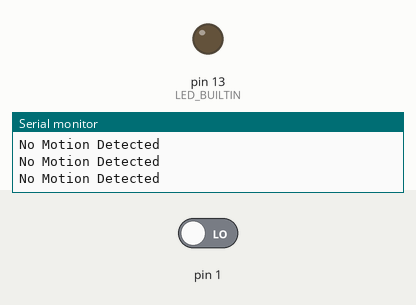
Recording of a sketch running on a simulated Arduino Uno, built for the host (arithmetic inside an expression is 32-bit, double 64-bit). Parts: output pins drawn as LEDs (lit = HIGH), the last lines printed to the serial monitor. Inputs (shaded band) come from the test bench; at power-on: pin 1 LOW.

Above: at 2.8 s.
2.9 s: pin 1 driven HIGH
At 3.6 s:
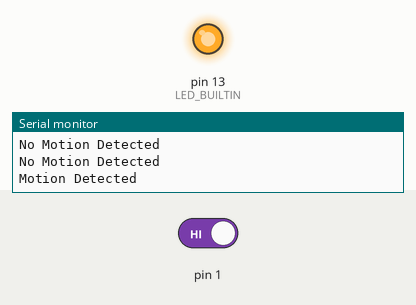
4.5 s: pin 1 driven LOW
At 6.3 s:
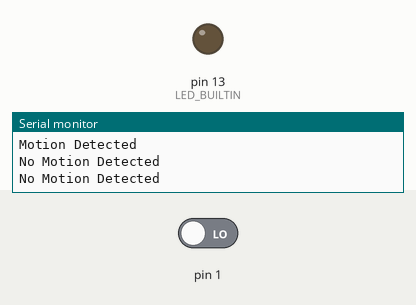
Timing chart, 0 to 7.8 s (numbered marks = the images above; inputs shaded):
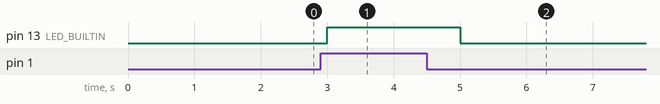

Measured:
- after the input at 2.9 s, pin 13 (LED_BUILTIN): LOW → HIGH after 0.10 s
- after the input at 4.5 s, pin 13 (LED_BUILTIN): HIGH → LOW after 0.50 s

The sketch:

pir_motion_sensor.ino
```cpp
#include <Arduino.h>

#define PIR_PIN PA1

void setup() {
  // Initialize serial communication
  Serial.begin(9600);

  // Configure PIR pin as input
  pinMode(PIR_PIN, INPUT);

  // Configure LED pin as output
  pinMode(LED_BUILTIN, OUTPUT);
}

void loop() {
  // Read PIR sensor output
  int pirState = digitalRead(PIR_PIN);

  if (pirState == HIGH) {
    Serial.println("Motion Detected");
    digitalWrite(LED_BUILTIN, HIGH); // Turn on the LED
  } else {
    Serial.println("No Motion Detected");
    digitalWrite(LED_BUILTIN, LOW); // Turn off the LED
  }

  delay(1000); // Adjust delay as needed
}
```
